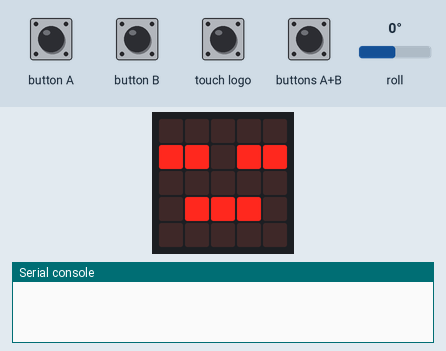
A program run on a simulated BBC micro:bit (MakeCode). Parts: the board's 5×5 LED display, the last lines printed to the serial console. The test bench sets the inputs (shaded band); at power-on: roll 0°. No radio messages arrive unless stated (any console line starting 'radio sent:' is added by the test bench).

Above: at 1.8 s.
1.9 s: touch logo pressed for 0.15 s
At 3.1 s:
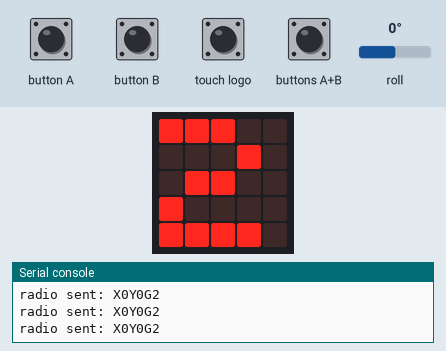
4.2 s: button A pressed for 0.15 s
At 5.5 s:
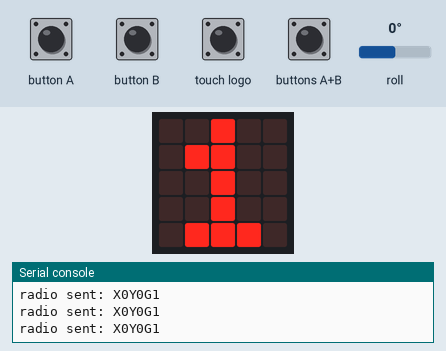
5.8 s: buttons A+B pressed for 0.15 s
At 6.7 s:
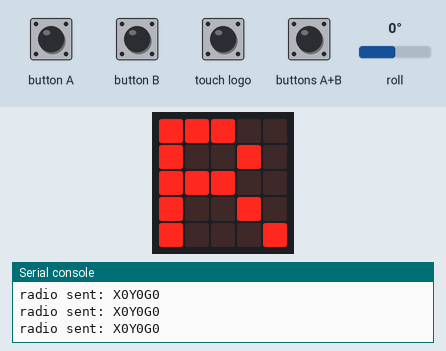
7.4 s: button B pressed for 0.15 s
At 7.9 s:
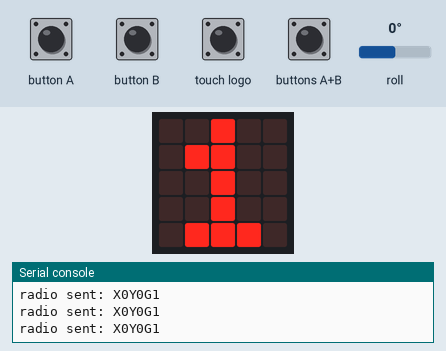
Timing chart, 0 to 10.0 s (numbered marks = the images above; inputs shaded):
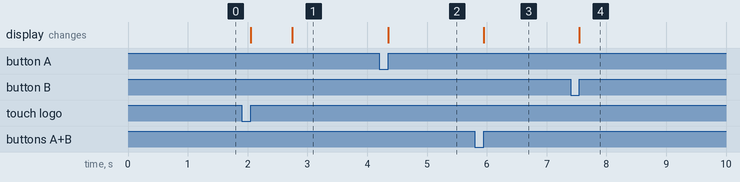

The program:

main.ts
```typescript
// *Kód pro ovladač*
// AI bylo použito na to aby nám poradilo jak fungují nějaké funkce (eg. Math.map, Rotation.Pitch/Roll),
// také bylo použito pro debugging a kontrolu logiky u některých částí kódu

radio.setGroup(23)
radio.setTransmitSerialNumber(true)

let weStarted: boolean = false
let recentGear = 2
let speedLimit = 60
let lastGearChange = 0

function showDegree() {
    if (recentGear == 0) {
        basic.showString("R")
    } else {
        basic.showNumber(recentGear)
    }
}

input.onLogoEvent(TouchButtonEvent.Pressed, function () {
    weStarted = !weStarted
    if (weStarted) {
        basic.showLeds(`
            . # . # .
            # . # . #
            . # . # .
            # . # . #
            . # . # .
            `)
        basic.pause(300)
        showDegree()
    } else {
        radio.sendString("X0Y0G2")
        basic.showIcon(IconNames.Asleep)
    }
})

input.onButtonPressed(Button.A, function () {
    if (!weStarted) {
        return
    } if (input.buttonIsPressed(Button.B)) {
        return
    } if (control.millis() - lastGearChange < 300) {
        return
    }

    if (recentGear > 0) {
        recentGear -= 1
        lastGearChange = control.millis()
    } if (recentGear == 0) {
        speedLimit = 30
    } if (recentGear == 1) {
        speedLimit = 30
    } if (recentGear == 2) {
        speedLimit = 60
    }
    showDegree()
})

input.onButtonPressed(Button.B, function () {
    if (!weStarted) {
        return
    } if (input.buttonIsPressed(Button.A)) {
        return
    } if (control.millis() - lastGearChange < 300) {
        return
    }

    if (recentGear < 3) {
        recentGear += 1
        lastGearChange = control.millis()
    } if (recentGear == 1) {
        speedLimit = 30
    } if (recentGear == 2) {
        speedLimit = 60
    } if (recentGear == 3) {
        speedLimit = 100
    }
    showDegree()
})

basic.showIcon(IconNames.Asleep)

basic.forever(function () {
    if (!weStarted) { return }

    let x = input.rotation(Rotation.Roll)
    if (Math.abs(x) < 5) {
        x = 0
    }

    let maxSignal = 90
    let ourX = Math.map(x, -maxSignal, maxSignal, -speedLimit, speedLimit)

    let ourY = 0
    if (input.buttonIsPressed(Button.A) && input.buttonIsPressed(Button.B)) {
        if (recentGear == 0) {
            ourY = -speedLimit
        } else {
            ourY = speedLimit
        }
    }

    let msg = "X" + Math.round(ourX) + "Y" + Math.round(ourY) + "G" + recentGear
    radio.sendString(msg)

    basic.pause(20)
})
```

test.ts
```typescript
// Tady jsou testy. Při použití tohoto balíčku jako rozšíření nebude zkompilováno.
```

Measured:
- after the input at 1.9 s, the display: first changes after 0.15 s (image 1 shows a later state)
- after the input at 4.2 s, the display: changes after 0.15 s (image 2)
- after the input at 5.8 s, the display: changes after 0.15 s (image 3)
- after the input at 7.4 s, the display: changes after 0.15 s (image 4)
